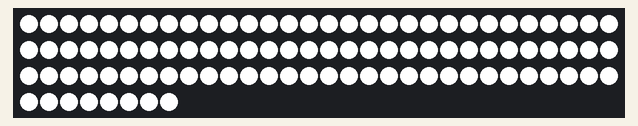
Simulated run of this program. Board: ESP32. On the bench: 98 RGB LEDs in strip order, left to right, continuing on the next row.

Above: at 0.1 s.

The program:

main.cpp
```cpp
#include <FastLED.h>

// Define the number of LEDs
#define NUM_LEDS 98

// Define the pin where the data line is connected
#define DATA_PIN 27

// Create a FastLED object
CRGB leds[NUM_LEDS];

void setup() {
  // Initialize FastLED with the LED type and data pin
  FastLED.addLeds<WS2812B, DATA_PIN, GRB>(leds, NUM_LEDS);

  // Fill the LEDs with white color
  fill_solid(leds, NUM_LEDS, CRGB::White);

  // Show the LEDs with the new color
  FastLED.show();
}

void loop() {
  // Nothing to do here
  fill_solid(leds, NUM_LEDS, CRGB::White);

  // Show the LEDs with the new color
  FastLED.show();
}
```
